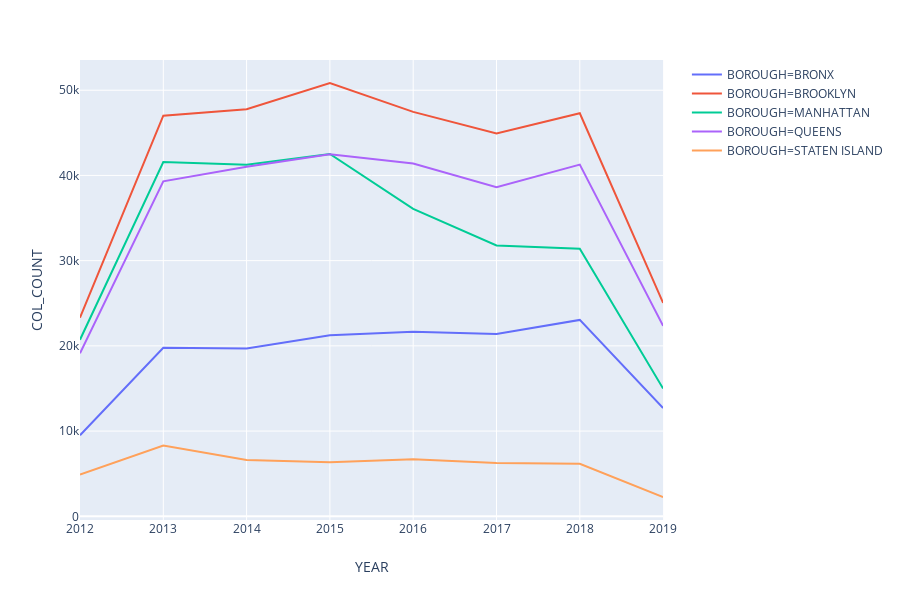

The cell this chart's notebook holds for it:
### Code cell
import plotly.express as px
import plotly.graph_objects as go


fig = px.line(data272, x='YEAR', y='COL_COUNT', color='BOROUGH')
fig.show()

### Figure 1 — Plotly figure (JSON) as saved in the notebook; plotly's stock layout.template omitted (floating-point values rounded to 4 significant figures)
{"data": [{"hoverlabel": {"namelength": 0}, "hovertemplate": "BOROUGH=BRONX<br>YEAR=%{x}<br>COL_COUNT=%{y}", "legendgroup": "BOROUGH=BRONX", "line": {"color": "#636efa", "dash": "solid"}, "mode": "lines", "name": "BOROUGH=BRONX", "showlegend": true, "type": "scatter", "x": [2012, 2013, 2014, 2015, 2016, 2017, 2018, 2019], "xaxis": "x", "y": [9511, 19768, 19688, 21258, 21661, 21398, 23048, 12706], "yaxis": "y"}, {"hoverlabel": {"namelength": 0}, "hovertemplate": "BOROUGH=BROOKLYN<br>YEAR=%{x}<br>COL_COUNT=%{y}", "legendgroup": "BOROUGH=BROOKLYN", "line": {"color": "#EF553B", "dash": "solid"}, "mode": "lines", "name": "BOROUGH=BROOKLYN", "showlegend": true, "type": "scatter", "x": [2012, 2013, 2014, 2015, 2016, 2017, 2018, 2019], "xaxis": "x", "y": [23302, 47018, 47758, 50847, 47462, 44914, 47300, 25036], "yaxis": "y"}, {"hoverlabel": {"namelength": 0}, "hovertemplate": "BOROUGH=MANHATTAN<br>YEAR=%{x}<br>COL_COUNT=%{y}", "legendgroup": "BOROUGH=MANHATTAN", "line": {"color": "#00cc96", "dash": "solid"}, "mode": "lines", "name": "BOROUGH=MANHATTAN", "showlegend": true, "type": "scatter", "x": [2012, 2013, 2014, 2015, 2016, 2017, 2018, 2019], "xaxis": "x", "y": [20720, 41580, 41267, 42525, 36077, 31774, 31404, 14997], "yaxis": "y"}, {"hoverlabel": {"namelength": 0}, "hovertemplate": "BOROUGH=QUEENS<br>YEAR=%{x}<br>COL_COUNT=%{y}", "legendgroup": "BOROUGH=QUEENS", "line": {"color": "#ab63fa", "dash": "solid"}, "mode": "lines", "name": "BOROUGH=QUEENS", "showlegend": true, "type": "scatter", "x": [2012, 2013, 2014, 2015, 2016, 2017, 2018, 2019], "xaxis": "x", "y": [19137, 39311, 41020, 42489, 41391, 38626, 41270, 22345], "yaxis": "y"}, {"hoverlabel": {"namelength": 0}, "hovertemplate": "BOROUGH=STATEN ISLAND<br>YEAR=%{x}<br>COL_COUNT=%{y}", "legendgroup": "BOROUGH=STATEN ISLAND", "line": {"color": "#FFA15A", "dash": "solid"}, "mode": "lines", "name": "BOROUGH=STATEN ISLAND", "showlegend": true, "type": "scatter", "x": [2012, 2013, 2014, 2015, 2016, 2017, 2018, 2019], "xaxis": "x", "y": [4902, 8295, 6614, 6344, 6709, 6241, 6170, 2265], "yaxis": "y"}], "layout": {"height": 600, "legend": {"tracegroupgap": 0}, "margin": {"t": 60}, "xaxis": {"anchor": "y", "domain": [0, 0.98], "title": {"text": "YEAR"}}, "yaxis": {"anchor": "x", "domain": [0, 1], "title": {"text": "COL_COUNT"}}}}
